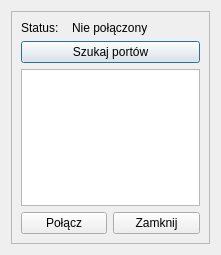
<?xml version="1.0" encoding="UTF-8"?>
<ui version="4.0">
 <class>Comms</class>
 <widget class="QDialog" name="Comms">
  <property name="geometry">
   <rect>
    <x>0</x>
    <y>0</y>
    <width>221</width>
    <height>255</height>
   </rect>
  </property>
  <property name="windowTitle">
   <string>Dialog</string>
  </property>
  <layout class="QVBoxLayout" name="verticalLayout">
   <item>
    <widget class="QFrame" name="frame">
     <property name="layoutDirection">
      <enum>Qt::RightToLeft</enum>
     </property>
     <property name="frameShape">
      <enum>QFrame::StyledPanel</enum>
     </property>
     <property name="frameShadow">
      <enum>QFrame::Raised</enum>
     </property>
     <property name="lineWidth">
      <number>0</number>
     </property>
     <layout class="QVBoxLayout" name="verticalLayout_2">
      <item>
       <layout class="QHBoxLayout" name="horizontalLayout_3">
        <item>
         <widget class="QLabel" name="label_status_img">
          <property name="text">
           <string/>
          </property>
         </widget>
        </item>
        <item>
         <widget class="QLabel" name="label_status">
          <property name="sizePolicy">
           <sizepolicy hsizetype="Preferred" vsizetype="Preferred">
            <horstretch>0</horstretch>
            <verstretch>0</verstretch>
           </sizepolicy>
          </property>
          <property name="text">
           <string>Nie połączony</string>
          </property>
         </widget>
        </item>
        <item>
         <widget class="QLabel" name="label_text_status">
          <property name="sizePolicy">
           <sizepolicy hsizetype="Preferred" vsizetype="Preferred">
            <horstretch>0</horstretch>
            <verstretch>0</verstretch>
           </sizepolicy>
          </property>
          <property name="text">
           <string>Status:</string>
          </property>
         </widget>
        </item>
       </layout>
      </item>
      <item>
       <spacer name="verticalSpacer">
        <property name="orientation">
         <enum>Qt::Vertical</enum>
        </property>
        <property name="sizeType">
         <enum>QSizePolicy::Preferred</enum>
        </property>
        <property name="sizeHint" stdset="0">
         <size>
          <width>20</width>
          <height>10</height>
         </size>
        </property>
       </spacer>
      </item>
      <item>
       <widget class="QPushButton" name="search_button">
        <property name="text">
         <string>Szukaj portów</string>
        </property>
       </widget>
      </item>
      <item>
       <widget class="QListWidget" name="dev_list">
        <property name="enabled">
         <bool>true</bool>
        </property>
        <property name="sizePolicy">
         <sizepolicy hsizetype="Preferred" vsizetype="Expanding">
          <horstretch>0</horstretch>
          <verstretch>0</verstretch>
         </sizepolicy>
        </property>
        <property name="minimumSize">
         <size>
          <width>100</width>
          <height>0</height>
         </size>
        </property>
        <property name="maximumSize">
         <size>
          <width>16777215</width>
          <height>16777215</height>
         </size>
        </property>
        <property name="tabKeyNavigation">
         <bool>false</bool>
        </property>
       </widget>
      </item>
      <item>
       <layout class="QHBoxLayout" name="horizontalLayout_5">
        <item>
         <widget class="QPushButton" name="pushButton">
          <property name="text">
           <string>Zamknij</string>
          </property>
         </widget>
        </item>
        <item>
         <widget class="QPushButton" name="connect_button">
          <property name="enabled">
           <bool>true</bool>
          </property>
          <property name="text">
           <string>Połącz</string>
          </property>
          <property name="checkable">
           <bool>false</bool>
          </property>
          <property name="autoDefault">
           <bool>false</bool>
          </property>
          <property name="default">
           <bool>false</bool>
          </property>
          <property name="flat">
           <bool>false</bool>
          </property>
         </widget>
        </item>
       </layout>
      </item>
     </layout>
    </widget>
   </item>
  </layout>
 </widget>
 <resources/>
 <connections/>
</ui>
